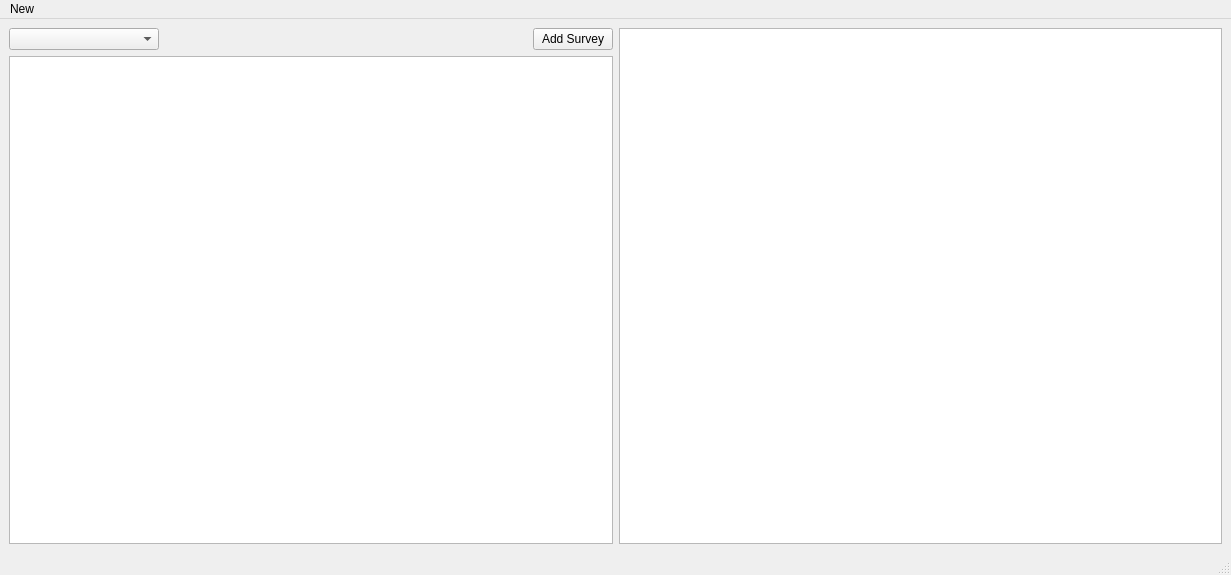
<?xml version="1.0" encoding="UTF-8"?>
<ui version="4.0">
 <class>MainWindow</class>
 <widget class="QMainWindow" name="MainWindow">
  <property name="geometry">
   <rect>
    <x>0</x>
    <y>0</y>
    <width>1231</width>
    <height>575</height>
   </rect>
  </property>
  <property name="windowTitle">
   <string>CCQ - Company Covid Query</string>
  </property>
  <widget class="QWidget" name="centralwidget">
   <layout class="QGridLayout" name="gridLayout">
    <item row="0" column="0">
     <layout class="QHBoxLayout" name="horizontalLayout">
      <item>
       <layout class="QVBoxLayout" name="verticalLayout">
        <item>
         <layout class="QHBoxLayout" name="horizontalLayout_2">
          <item>
           <widget class="QComboBox" name="comboEmployee">
            <property name="minimumSize">
             <size>
              <width>150</width>
              <height>0</height>
             </size>
            </property>
           </widget>
          </item>
          <item>
           <spacer name="horizontalSpacer">
            <property name="orientation">
             <enum>Qt::Horizontal</enum>
            </property>
            <property name="sizeHint" stdset="0">
             <size>
              <width>40</width>
              <height>20</height>
             </size>
            </property>
           </spacer>
          </item>
          <item>
           <widget class="QPushButton" name="btnAddSurvey">
            <property name="text">
             <string>Add Survey</string>
            </property>
           </widget>
          </item>
         </layout>
        </item>
        <item>
         <widget class="QTableView" name="tableSurveys">
          <property name="editTriggers">
           <set>QAbstractItemView::NoEditTriggers</set>
          </property>
          <property name="selectionMode">
           <enum>QAbstractItemView::SingleSelection</enum>
          </property>
          <property name="selectionBehavior">
           <enum>QAbstractItemView::SelectRows</enum>
          </property>
          <property name="cornerButtonEnabled">
           <bool>false</bool>
          </property>
          <attribute name="horizontalHeaderMinimumSectionSize">
           <number>30</number>
          </attribute>
          <attribute name="horizontalHeaderDefaultSectionSize">
           <number>120</number>
          </attribute>
          <attribute name="verticalHeaderMinimumSectionSize">
           <number>25</number>
          </attribute>
          <attribute name="verticalHeaderDefaultSectionSize">
           <number>30</number>
          </attribute>
         </widget>
        </item>
       </layout>
      </item>
      <item>
       <widget class="QChartView" name="chartSurvey"/>
      </item>
     </layout>
    </item>
   </layout>
  </widget>
  <widget class="QMenuBar" name="menubar">
   <property name="geometry">
    <rect>
     <x>0</x>
     <y>0</y>
     <width>1231</width>
     <height>23</height>
    </rect>
   </property>
   <widget class="QMenu" name="menuNew">
    <property name="title">
     <string>New</string>
    </property>
    <addaction name="actionNewEmployee"/>
   </widget>
   <addaction name="menuNew"/>
  </widget>
  <widget class="QStatusBar" name="statusbar"/>
  <action name="actionNewEmployee">
   <property name="text">
    <string>New Employee</string>
   </property>
  </action>
  <action name="actionNewSurvey">
   <property name="text">
    <string>New Survey</string>
   </property>
  </action>
 </widget>
 <customwidgets>
  <customwidget>
   <class>QChartView</class>
   <extends>QGraphicsView</extends>
   <header>QtCharts</header>
  </customwidget>
 </customwidgets>
 <resources/>
 <connections/>
</ui>
